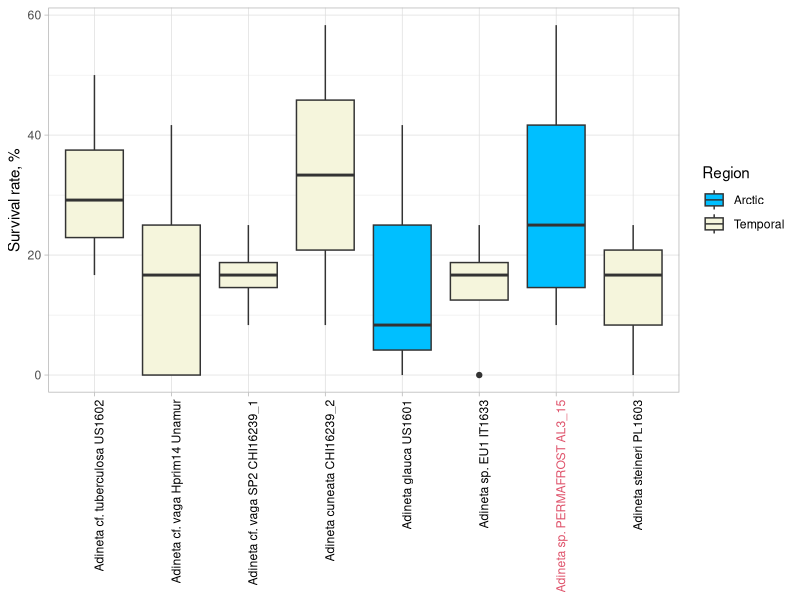

Write the R code that produced this figure. (Note: this script raises an error after producing the figure.)
library(magrittr)
library(dplyr)
library(ggplot2)
library(lme4)
library(phytools)

# Read the data and metadata:
fr.meta <- read.csv('Freezing-experiments-data-with-metadata.csv',
                    nrows = 11, skip = 1)
fr <- read.csv('Freezing-experiments-data-with-metadata.csv', skip = 14)[1:4]

# Some statistics:
fr %>% filter(grepl('SCL-15-7', SampleID)) %>% nrow # 144 individuals
fr %>% filter(!grepl('SCL-15-7', SampleID)) %>% nrow # 402 individuals

# Find the species with zero survival rate:
Zsp <- fr %>% group_by(SampleID) %>% summarize(Surv = sum(Survival)) %>%
  filter(Surv == 0) %$% SampleID %>% as.character

# Leave only the species with a positive survival rate:
fr %<>% filter(!SampleID %in% Zsp)
fr %>% filter(!grepl('SCL-15-7', SampleID)) %>% nrow # 318 individuals

# Populate the data table of results with the metadata:
fr$Age <- fr$Region <- fr$Species <- ''
for (i in 1:nrow(fr)) {
  fr$Region[i] <- fr.meta$Region[match(fr$SampleID[i], fr.meta$SampleID)]
  fr$Species[i] <- paste(
    fr.meta$Species[match(fr$SampleID[i], fr.meta$SampleID)],
    fr.meta$SampleID[match(fr$SampleID[i], fr.meta$SampleID)]
  )
  fr$Age[i] <- ifelse(fr$SampleID[i] == 'SCL-15-7', 'Ancient', 'Modern')
}

# Median survival rate:
fr %>%
  group_by(Age, Plate) %>%
  summarize(Surv = sum(Survival)/n()*100) %>% 
  group_by(Age) %>% 
  summarize(
    Median = median(Surv),
    MinSurv = min(Surv),
    MaxSurv = max(Surv)
    )
# Age     Median MinSurv MaxSurv
# Ancient   25      8.33    58.3
# Modern    16.7    0       58.3
  
# Figure 1G --------------------------------------------------------------------
fr %>%
  mutate(Species = sub('SP1', 'Hprim14', Species)) %>% 
  group_by(Region, Species, Plate) %>%
  summarize(Surv = sum(Survival)/n()*100) %>% 
  ggplot(aes(Species, Surv, fill = Region)) + geom_boxplot() +
  scale_fill_manual(values = c(
    'Arctic' = 'deepskyblue',
    'Temporal' = 'beige')) +
  labs(y = 'Survival rate, %', x = NULL) +
  theme_light() +
  theme(axis.text.x = element_text(angle = 90, hjust = 1,
                                   color = c(1,1,1,1,1,1,2,1)))


# Modeling --------------------------------------------------------------------
## Testing for the presence of the phylogenetic signal:
fr_ag <- fr %>% group_by(SampleID) %>%
  summarise(Survival = sum(Survival)/n()) %>%
  as.data.frame
fr_ag <- fr_ag[fr_ag$SampleID %in% phy$tip.label, ] # not all guys are on the tree
fr_ag_v <- setNames(fr_ag$Survival, fr_ag$SampleID)
phylosig(phy, fr_ag_v, method = 'K', test = T)
phylosig(phy, fr_ag_v, method = 'lambda', test = T)
## No phylogenetic signal detected, so we use mixed-effects models
## assuming uncorrelated errors

## Model controls:
modContr <- glmerControl(
  check.conv.singular = .makeCC(action = 'message', tol = 1e-5),
  check.conv.grad = .makeCC('warning', tol = 1e-2))

## Intercept-only model, Plate random:
fr.glmer00 <- fr %>%
  glmer(Survival ~ 1 + (1|Plate), data = .,
        family = 'binomial', control = modContr)
summary(fr.glmer00)

## Species fixed, Plate random:
fr.glmer01 <- fr %>%
  glmer(Survival ~ Species + (1|Plate), data = .,
        family = 'binomial', control = modContr)
summary(fr.glmer01)
anova(fr.glmer01, fr.glmer00)

## Region fixed, Plate random:
fr.glmer02 <- fr %>%
  glmer(Survival ~ Region + (1|Plate), data = .,
        family = 'binomial', control = modContr)
summary(fr.glmer02)
anova(fr.glmer02, fr.glmer00)

## Intercept-only; Species and Plate random; Plate nested in Species:
fr.glmer03 <- fr %>%
  glmer(Survival ~ 1 + (1|Species/Plate), data = .,
        family = 'binomial', control = modContr)
summary(fr.glmer03)
anova(fr.glmer03, fr.glmer00)

## Region fixed; Species and Plate random; Plate nested in Species:
fr.glmer04 <- fr %>%
  glmer(Survival ~ Region + (1|Species/Plate), data = .,
        family = 'binomial', control = modContr)
summary(fr.glmer04)
anova(fr.glmer04, fr.glmer03)


# Pairwise comparisons --------------------------------------------------------

# Diff. in prop. between the contemp. and ancient Arctic species:
fr %>% filter(Region == 'arctic') %>%
  group_by(Species) %>% 
  summarise(N = n(), Surv = sum(Survival)) %$% 
  prop.test(Surv, N, alternative = 'less') # A. glauca has smaller median
# Xsq = 0.63587; p = 0.2126

# Diff. in prop. between the ancient species and the sister contemp. species,
# A. vaga isolate Hprim14, GenBank KU860644.1:
fr %>% filter(grepl('Unamur|AL3_15', SampleID)) %>%
  group_by(Species) %>% 
  summarise(N = n(), Surv = sum(Survival)) %$% 
  prop.test(Surv, N, alternative = 'less') # Hprim14 has smaller median
# Xsq = 2.8572; p = 0.04548
